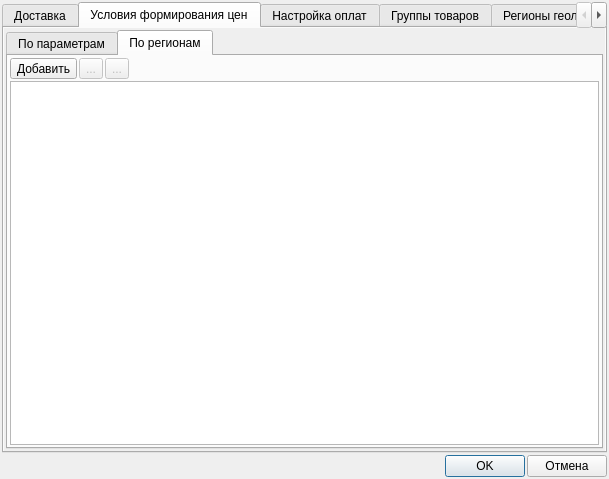
<?xml version="1.0" encoding="UTF-8"?>
<ui version="4.0">
 <class>FormCardDelivery</class>
 <widget class="QDialog" name="FormCardDelivery">
  <property name="geometry">
   <rect>
    <x>0</x>
    <y>0</y>
    <width>609</width>
    <height>479</height>
   </rect>
  </property>
  <property name="windowTitle">
   <string>Карточка типа доставки</string>
  </property>
  <layout class="QVBoxLayout" name="verticalLayout">
   <property name="spacing">
    <number>2</number>
   </property>
   <property name="leftMargin">
    <number>2</number>
   </property>
   <property name="topMargin">
    <number>2</number>
   </property>
   <property name="rightMargin">
    <number>2</number>
   </property>
   <property name="bottomMargin">
    <number>2</number>
   </property>
   <item>
    <widget class="QTabWidget" name="tabWidgetDelivery">
     <property name="autoFillBackground">
      <bool>true</bool>
     </property>
     <property name="tabPosition">
      <enum>QTabWidget::North</enum>
     </property>
     <property name="tabShape">
      <enum>QTabWidget::Rounded</enum>
     </property>
     <property name="currentIndex">
      <number>1</number>
     </property>
     <property name="elideMode">
      <enum>Qt::ElideNone</enum>
     </property>
     <widget class="QWidget" name="tabMain">
      <property name="autoFillBackground">
       <bool>true</bool>
      </property>
      <attribute name="title">
       <string>Доставка</string>
      </attribute>
      <layout class="QGridLayout" name="gridLayout">
       <item row="3" column="0">
        <widget class="QLabel" name="label_4">
         <property name="text">
          <string>Базовая цена</string>
         </property>
        </widget>
       </item>
       <item row="6" column="0">
        <widget class="QLabel" name="label_17">
         <property name="text">
          <string>Дни недели</string>
         </property>
        </widget>
       </item>
       <item row="1" column="1">
        <widget class="QLineEdit" name="lineEditName"/>
       </item>
       <item row="3" column="3" colspan="2">
        <spacer name="horizontalSpacer_2">
         <property name="orientation">
          <enum>Qt::Horizontal</enum>
         </property>
         <property name="sizeHint" stdset="0">
          <size>
           <width>178</width>
           <height>20</height>
          </size>
         </property>
        </spacer>
       </item>
       <item row="2" column="3" colspan="2">
        <spacer name="horizontalSpacer">
         <property name="orientation">
          <enum>Qt::Horizontal</enum>
         </property>
         <property name="sizeHint" stdset="0">
          <size>
           <width>178</width>
           <height>20</height>
          </size>
         </property>
        </spacer>
       </item>
       <item row="11" column="1" colspan="4">
        <widget class="QPlainTextEdit" name="plainTextEditNote"/>
       </item>
       <item row="12" column="0">
        <widget class="QLabel" name="label_7">
         <property name="text">
          <string>Активная</string>
         </property>
        </widget>
       </item>
       <item row="0" column="0">
        <widget class="QLabel" name="label">
         <property name="text">
          <string>Тип доставки</string>
         </property>
        </widget>
       </item>
       <item row="3" column="1">
        <widget class="QLineEdit" name="lineEditPrice">
         <property name="toolTip">
          <string>Базовая цена (используется как основание при формировании итоговой цены)</string>
         </property>
         <property name="text">
          <string>0</string>
         </property>
         <property name="alignment">
          <set>Qt::AlignRight|Qt::AlignTrailing|Qt::AlignVCenter</set>
         </property>
        </widget>
       </item>
       <item row="12" column="1">
        <widget class="QCheckBox" name="checkBoxIsActive">
         <property name="text">
          <string/>
         </property>
         <property name="checked">
          <bool>true</bool>
         </property>
        </widget>
       </item>
       <item row="10" column="1">
        <widget class="QCheckBox" name="checkBoxNeedAddress">
         <property name="text">
          <string/>
         </property>
        </widget>
       </item>
       <item row="2" column="1">
        <widget class="QLineEdit" name="lineEditPeriod">
         <property name="text">
          <string>0</string>
         </property>
         <property name="alignment">
          <set>Qt::AlignRight|Qt::AlignTrailing|Qt::AlignVCenter</set>
         </property>
        </widget>
       </item>
       <item row="11" column="0">
        <widget class="QLabel" name="label_6">
         <property name="text">
          <string>Примечание</string>
         </property>
        </widget>
       </item>
       <item row="10" column="0">
        <widget class="QLabel" name="label_21">
         <property name="text">
          <string>Требовать адрес</string>
         </property>
        </widget>
       </item>
       <item row="7" column="1">
        <widget class="QComboBox" name="comboBoxCurrencies"/>
       </item>
       <item row="6" column="4">
        <spacer name="horizontalSpacer_8">
         <property name="orientation">
          <enum>Qt::Horizontal</enum>
         </property>
         <property name="sizeHint" stdset="0">
          <size>
           <width>99</width>
           <height>20</height>
          </size>
         </property>
        </spacer>
       </item>
       <item row="9" column="0">
        <widget class="QLabel" name="label_20">
         <property name="text">
          <string>Макс. объем</string>
         </property>
        </widget>
       </item>
       <item row="7" column="0">
        <widget class="QLabel" name="label_18">
         <property name="text">
          <string>Валюта</string>
         </property>
        </widget>
       </item>
       <item row="6" column="1" colspan="3">
        <layout class="QHBoxLayout" name="horizontalLayout_2">
         <property name="spacing">
          <number>0</number>
         </property>
         <item>
          <widget class="QCheckBox" name="checkBoxMonday">
           <property name="sizePolicy">
            <sizepolicy hsizetype="Fixed" vsizetype="Fixed">
             <horstretch>0</horstretch>
             <verstretch>0</verstretch>
            </sizepolicy>
           </property>
           <property name="text">
            <string>Пн.</string>
           </property>
           <property name="checked">
            <bool>true</bool>
           </property>
           <property name="tristate">
            <bool>false</bool>
           </property>
          </widget>
         </item>
         <item>
          <widget class="QCheckBox" name="checkBoxTuesday">
           <property name="sizePolicy">
            <sizepolicy hsizetype="Fixed" vsizetype="Fixed">
             <horstretch>0</horstretch>
             <verstretch>0</verstretch>
            </sizepolicy>
           </property>
           <property name="text">
            <string>Вт.</string>
           </property>
           <property name="checked">
            <bool>true</bool>
           </property>
           <property name="tristate">
            <bool>false</bool>
           </property>
          </widget>
         </item>
         <item>
          <widget class="QCheckBox" name="checkBoxWednesday">
           <property name="sizePolicy">
            <sizepolicy hsizetype="Fixed" vsizetype="Fixed">
             <horstretch>0</horstretch>
             <verstretch>0</verstretch>
            </sizepolicy>
           </property>
           <property name="text">
            <string>Ср.</string>
           </property>
           <property name="checked">
            <bool>true</bool>
           </property>
           <property name="tristate">
            <bool>false</bool>
           </property>
          </widget>
         </item>
         <item>
          <widget class="QCheckBox" name="checkBoxThursday">
           <property name="sizePolicy">
            <sizepolicy hsizetype="Fixed" vsizetype="Fixed">
             <horstretch>0</horstretch>
             <verstretch>0</verstretch>
            </sizepolicy>
           </property>
           <property name="text">
            <string>Чт.</string>
           </property>
           <property name="checked">
            <bool>true</bool>
           </property>
           <property name="tristate">
            <bool>false</bool>
           </property>
          </widget>
         </item>
         <item>
          <widget class="QCheckBox" name="checkBoxFriday">
           <property name="sizePolicy">
            <sizepolicy hsizetype="Fixed" vsizetype="Fixed">
             <horstretch>0</horstretch>
             <verstretch>0</verstretch>
            </sizepolicy>
           </property>
           <property name="text">
            <string>Пт.</string>
           </property>
           <property name="checked">
            <bool>true</bool>
           </property>
           <property name="tristate">
            <bool>false</bool>
           </property>
          </widget>
         </item>
         <item>
          <widget class="QCheckBox" name="checkBoxSaturday">
           <property name="sizePolicy">
            <sizepolicy hsizetype="Fixed" vsizetype="Fixed">
             <horstretch>0</horstretch>
             <verstretch>0</verstretch>
            </sizepolicy>
           </property>
           <property name="text">
            <string>Сб.</string>
           </property>
           <property name="checked">
            <bool>true</bool>
           </property>
           <property name="tristate">
            <bool>false</bool>
           </property>
          </widget>
         </item>
         <item>
          <widget class="QCheckBox" name="checkBoxSunday">
           <property name="sizePolicy">
            <sizepolicy hsizetype="Fixed" vsizetype="Fixed">
             <horstretch>0</horstretch>
             <verstretch>0</verstretch>
            </sizepolicy>
           </property>
           <property name="text">
            <string>Вс.</string>
           </property>
           <property name="checked">
            <bool>true</bool>
           </property>
           <property name="tristate">
            <bool>false</bool>
           </property>
          </widget>
         </item>
        </layout>
       </item>
       <item row="9" column="3" colspan="2">
        <spacer name="horizontalSpacer_11">
         <property name="orientation">
          <enum>Qt::Horizontal</enum>
         </property>
         <property name="sizeHint" stdset="0">
          <size>
           <width>212</width>
           <height>17</height>
          </size>
         </property>
        </spacer>
       </item>
       <item row="9" column="1" colspan="2">
        <layout class="QHBoxLayout" name="horizontalLayout_4">
         <item>
          <widget class="QLineEdit" name="lineEditMaxVolume">
           <property name="text">
            <string>0</string>
           </property>
           <property name="alignment">
            <set>Qt::AlignRight|Qt::AlignTrailing|Qt::AlignVCenter</set>
           </property>
          </widget>
         </item>
         <item>
          <widget class="QLabel" name="label_23">
           <property name="text">
            <string>(см3)</string>
           </property>
          </widget>
         </item>
        </layout>
       </item>
       <item row="8" column="3" colspan="2">
        <spacer name="horizontalSpacer_10">
         <property name="orientation">
          <enum>Qt::Horizontal</enum>
         </property>
         <property name="sizeHint" stdset="0">
          <size>
           <width>212</width>
           <height>17</height>
          </size>
         </property>
        </spacer>
       </item>
       <item row="0" column="1">
        <widget class="QComboBox" name="comboBoxType"/>
       </item>
       <item row="8" column="1" colspan="2">
        <layout class="QHBoxLayout" name="horizontalLayout_3">
         <item>
          <widget class="QLineEdit" name="lineEditMaxWeight">
           <property name="text">
            <string>0</string>
           </property>
           <property name="alignment">
            <set>Qt::AlignRight|Qt::AlignTrailing|Qt::AlignVCenter</set>
           </property>
          </widget>
         </item>
         <item>
          <widget class="QLabel" name="label_22">
           <property name="text">
            <string>(гр.)</string>
           </property>
          </widget>
         </item>
        </layout>
       </item>
       <item row="0" column="4">
        <spacer name="horizontalSpacer_12">
         <property name="orientation">
          <enum>Qt::Horizontal</enum>
         </property>
         <property name="sizeHint" stdset="0">
          <size>
           <width>40</width>
           <height>20</height>
          </size>
         </property>
        </spacer>
       </item>
       <item row="2" column="0">
        <widget class="QLabel" name="label_3">
         <property name="text">
          <string>Время в пути (дней)</string>
         </property>
        </widget>
       </item>
       <item row="7" column="3" colspan="2">
        <spacer name="horizontalSpacer_9">
         <property name="orientation">
          <enum>Qt::Horizontal</enum>
         </property>
         <property name="sizeHint" stdset="0">
          <size>
           <width>212</width>
           <height>17</height>
          </size>
         </property>
        </spacer>
       </item>
       <item row="4" column="0">
        <widget class="QLabel" name="label_5">
         <property name="text">
          <string>Для одной позиции</string>
         </property>
        </widget>
       </item>
       <item row="4" column="2" colspan="3">
        <spacer name="horizontalSpacer_3">
         <property name="orientation">
          <enum>Qt::Horizontal</enum>
         </property>
         <property name="sizeHint" stdset="0">
          <size>
           <width>178</width>
           <height>20</height>
          </size>
         </property>
        </spacer>
       </item>
       <item row="8" column="0">
        <widget class="QLabel" name="label_19">
         <property name="text">
          <string>Макс. вес</string>
         </property>
        </widget>
       </item>
       <item row="1" column="0">
        <widget class="QLabel" name="label_2">
         <property name="text">
          <string>Наименование</string>
         </property>
        </widget>
       </item>
       <item row="4" column="1">
        <widget class="QCheckBox" name="checkBoxOnePosition">
         <property name="text">
          <string/>
         </property>
        </widget>
       </item>
      </layout>
     </widget>
     <widget class="QWidget" name="tabConditions">
      <property name="autoFillBackground">
       <bool>true</bool>
      </property>
      <attribute name="title">
       <string>Условия формирования цен</string>
      </attribute>
      <layout class="QVBoxLayout" name="verticalLayout_5">
       <property name="spacing">
        <number>2</number>
       </property>
       <property name="leftMargin">
        <number>2</number>
       </property>
       <property name="topMargin">
        <number>2</number>
       </property>
       <property name="rightMargin">
        <number>2</number>
       </property>
       <property name="bottomMargin">
        <number>2</number>
       </property>
       <item>
        <widget class="QTabWidget" name="tabWidget">
         <property name="currentIndex">
          <number>1</number>
         </property>
         <widget class="QWidget" name="tabConditionsParameters">
          <attribute name="title">
           <string>По параметрам</string>
          </attribute>
          <layout class="QVBoxLayout" name="verticalLayout_2">
           <property name="spacing">
            <number>2</number>
           </property>
           <property name="leftMargin">
            <number>2</number>
           </property>
           <property name="topMargin">
            <number>2</number>
           </property>
           <property name="rightMargin">
            <number>2</number>
           </property>
           <property name="bottomMargin">
            <number>2</number>
           </property>
           <item>
            <layout class="QHBoxLayout" name="horizontalLayout_5">
             <property name="spacing">
              <number>2</number>
             </property>
             <item>
              <widget class="QToolButton" name="toolButtonAddCondition">
               <property name="toolTip">
                <string>Создать новое условие</string>
               </property>
               <property name="text">
                <string>Добавить</string>
               </property>
               <property name="icon">
                <iconset resource="../../res.qrc">
                 <normaloff>:/32/icons/32x32/add.png</normaloff>:/32/icons/32x32/add.png</iconset>
               </property>
               <property name="iconSize">
                <size>
                 <width>24</width>
                 <height>24</height>
                </size>
               </property>
               <property name="toolButtonStyle">
                <enum>Qt::ToolButtonTextBesideIcon</enum>
               </property>
              </widget>
             </item>
             <item>
              <widget class="QToolButton" name="toolButtonEditCondition">
               <property name="enabled">
                <bool>false</bool>
               </property>
               <property name="toolTip">
                <string>Изменить выбранное условие</string>
               </property>
               <property name="text">
                <string>...</string>
               </property>
               <property name="icon">
                <iconset resource="../../res.qrc">
                 <normaloff>:/32/icons/32x32/edit.png</normaloff>:/32/icons/32x32/edit.png</iconset>
               </property>
               <property name="iconSize">
                <size>
                 <width>24</width>
                 <height>24</height>
                </size>
               </property>
              </widget>
             </item>
             <item>
              <widget class="QToolButton" name="toolButtonDelCondition">
               <property name="enabled">
                <bool>false</bool>
               </property>
               <property name="toolTip">
                <string>Удалить выбранные условия</string>
               </property>
               <property name="text">
                <string>...</string>
               </property>
               <property name="icon">
                <iconset resource="../../res.qrc">
                 <normaloff>:/32/icons/32x32/delete.png</normaloff>:/32/icons/32x32/delete.png</iconset>
               </property>
               <property name="iconSize">
                <size>
                 <width>24</width>
                 <height>24</height>
                </size>
               </property>
              </widget>
             </item>
             <item>
              <spacer name="horizontalSpacer_5">
               <property name="orientation">
                <enum>Qt::Horizontal</enum>
               </property>
               <property name="sizeHint" stdset="0">
                <size>
                 <width>40</width>
                 <height>20</height>
                </size>
               </property>
              </spacer>
             </item>
            </layout>
           </item>
           <item>
            <widget class="QTableView" name="tableViewConditions"/>
           </item>
          </layout>
         </widget>
         <widget class="QWidget" name="tabConditionsRegions">
          <attribute name="title">
           <string>По регионам</string>
          </attribute>
          <layout class="QVBoxLayout" name="verticalLayout_4">
           <property name="spacing">
            <number>2</number>
           </property>
           <property name="leftMargin">
            <number>2</number>
           </property>
           <property name="topMargin">
            <number>2</number>
           </property>
           <property name="rightMargin">
            <number>2</number>
           </property>
           <property name="bottomMargin">
            <number>2</number>
           </property>
           <item>
            <layout class="QHBoxLayout" name="horizontalLayout_6">
             <property name="spacing">
              <number>2</number>
             </property>
             <item>
              <widget class="QToolButton" name="toolButtonAddCondtitionRegion">
               <property name="toolTip">
                <string>Добавить регион</string>
               </property>
               <property name="text">
                <string>Добавить</string>
               </property>
               <property name="icon">
                <iconset resource="../../res.qrc">
                 <normaloff>:/32/icons/32x32/add.png</normaloff>:/32/icons/32x32/add.png</iconset>
               </property>
               <property name="iconSize">
                <size>
                 <width>24</width>
                 <height>24</height>
                </size>
               </property>
               <property name="toolButtonStyle">
                <enum>Qt::ToolButtonTextBesideIcon</enum>
               </property>
              </widget>
             </item>
             <item>
              <widget class="QToolButton" name="toolButtonEditConditionRegion">
               <property name="enabled">
                <bool>false</bool>
               </property>
               <property name="toolTip">
                <string>Удалить регион</string>
               </property>
               <property name="text">
                <string>...</string>
               </property>
               <property name="icon">
                <iconset resource="../../res.qrc">
                 <normaloff>:/32/icons/32x32/edit.png</normaloff>:/32/icons/32x32/edit.png</iconset>
               </property>
               <property name="iconSize">
                <size>
                 <width>24</width>
                 <height>24</height>
                </size>
               </property>
              </widget>
             </item>
             <item>
              <widget class="QToolButton" name="toolButtonDelConditionRegion">
               <property name="enabled">
                <bool>false</bool>
               </property>
               <property name="toolTip">
                <string>Удалить регион</string>
               </property>
               <property name="text">
                <string>...</string>
               </property>
               <property name="icon">
                <iconset resource="../../res.qrc">
                 <normaloff>:/32/icons/32x32/delete.png</normaloff>:/32/icons/32x32/delete.png</iconset>
               </property>
               <property name="iconSize">
                <size>
                 <width>24</width>
                 <height>24</height>
                </size>
               </property>
              </widget>
             </item>
             <item>
              <spacer name="horizontalSpacer_6">
               <property name="orientation">
                <enum>Qt::Horizontal</enum>
               </property>
               <property name="sizeHint" stdset="0">
                <size>
                 <width>40</width>
                 <height>20</height>
                </size>
               </property>
              </spacer>
             </item>
            </layout>
           </item>
           <item>
            <widget class="QTreeView" name="treeViewConditionsRegions">
             <property name="rootIsDecorated">
              <bool>false</bool>
             </property>
             <property name="itemsExpandable">
              <bool>false</bool>
             </property>
             <property name="sortingEnabled">
              <bool>true</bool>
             </property>
             <attribute name="headerDefaultSectionSize">
              <number>200</number>
             </attribute>
             <attribute name="headerStretchLastSection">
              <bool>false</bool>
             </attribute>
            </widget>
           </item>
          </layout>
         </widget>
        </widget>
       </item>
      </layout>
     </widget>
     <widget class="QWidget" name="tabPayments">
      <property name="autoFillBackground">
       <bool>true</bool>
      </property>
      <attribute name="title">
       <string>Настройка оплат</string>
      </attribute>
      <layout class="QGridLayout" name="gridLayout_2">
       <property name="leftMargin">
        <number>2</number>
       </property>
       <property name="topMargin">
        <number>2</number>
       </property>
       <property name="rightMargin">
        <number>2</number>
       </property>
       <property name="bottomMargin">
        <number>2</number>
       </property>
       <property name="spacing">
        <number>2</number>
       </property>
       <item row="0" column="0">
        <widget class="QTreeView" name="treeViewPaySystems"/>
       </item>
      </layout>
     </widget>
     <widget class="QWidget" name="tabGroups">
      <property name="autoFillBackground">
       <bool>true</bool>
      </property>
      <attribute name="title">
       <string>Группы товаров</string>
      </attribute>
      <layout class="QGridLayout" name="gridLayout_3">
       <property name="leftMargin">
        <number>2</number>
       </property>
       <property name="topMargin">
        <number>2</number>
       </property>
       <property name="rightMargin">
        <number>2</number>
       </property>
       <property name="bottomMargin">
        <number>2</number>
       </property>
       <property name="spacing">
        <number>4</number>
       </property>
       <item row="0" column="0" colspan="2">
        <widget class="QTreeView" name="treeViewGroups"/>
       </item>
      </layout>
     </widget>
     <widget class="QWidget" name="tabGeoLocation">
      <property name="autoFillBackground">
       <bool>true</bool>
      </property>
      <attribute name="title">
       <string>Регионы геолокации</string>
      </attribute>
      <layout class="QVBoxLayout" name="verticalLayout_3">
       <property name="spacing">
        <number>2</number>
       </property>
       <property name="leftMargin">
        <number>2</number>
       </property>
       <property name="topMargin">
        <number>2</number>
       </property>
       <property name="rightMargin">
        <number>2</number>
       </property>
       <property name="bottomMargin">
        <number>2</number>
       </property>
       <item>
        <layout class="QHBoxLayout" name="horizontalLayout_7">
         <property name="spacing">
          <number>2</number>
         </property>
         <item>
          <widget class="QToolButton" name="toolButtonAddGeo">
           <property name="toolTip">
            <string>Добавить регион</string>
           </property>
           <property name="text">
            <string>Добавить</string>
           </property>
           <property name="icon">
            <iconset resource="../../res.qrc">
             <normaloff>:/32/icons/32x32/add.png</normaloff>:/32/icons/32x32/add.png</iconset>
           </property>
           <property name="iconSize">
            <size>
             <width>24</width>
             <height>24</height>
            </size>
           </property>
           <property name="toolButtonStyle">
            <enum>Qt::ToolButtonTextBesideIcon</enum>
           </property>
          </widget>
         </item>
         <item>
          <widget class="QToolButton" name="toolButtonEditGeo">
           <property name="enabled">
            <bool>false</bool>
           </property>
           <property name="toolTip">
            <string>Удалить регион</string>
           </property>
           <property name="text">
            <string>...</string>
           </property>
           <property name="icon">
            <iconset resource="../../res.qrc">
             <normaloff>:/32/icons/32x32/edit.png</normaloff>:/32/icons/32x32/edit.png</iconset>
           </property>
           <property name="iconSize">
            <size>
             <width>24</width>
             <height>24</height>
            </size>
           </property>
          </widget>
         </item>
         <item>
          <widget class="QToolButton" name="toolButtonDelGeo">
           <property name="enabled">
            <bool>false</bool>
           </property>
           <property name="toolTip">
            <string>Удалить регион</string>
           </property>
           <property name="text">
            <string>...</string>
           </property>
           <property name="icon">
            <iconset resource="../../res.qrc">
             <normaloff>:/32/icons/32x32/delete.png</normaloff>:/32/icons/32x32/delete.png</iconset>
           </property>
           <property name="iconSize">
            <size>
             <width>24</width>
             <height>24</height>
            </size>
           </property>
          </widget>
         </item>
         <item>
          <spacer name="horizontalSpacer_7">
           <property name="orientation">
            <enum>Qt::Horizontal</enum>
           </property>
           <property name="sizeHint" stdset="0">
            <size>
             <width>40</width>
             <height>20</height>
            </size>
           </property>
          </spacer>
         </item>
        </layout>
       </item>
       <item>
        <widget class="QTreeView" name="treeViewGeo">
         <property name="rootIsDecorated">
          <bool>false</bool>
         </property>
         <property name="itemsExpandable">
          <bool>false</bool>
         </property>
         <attribute name="headerDefaultSectionSize">
          <number>200</number>
         </attribute>
         <attribute name="headerStretchLastSection">
          <bool>true</bool>
         </attribute>
        </widget>
       </item>
      </layout>
     </widget>
    </widget>
   </item>
   <item>
    <layout class="QHBoxLayout" name="horizontalLayout">
     <item>
      <spacer name="horizontalSpacer_4">
       <property name="orientation">
        <enum>Qt::Horizontal</enum>
       </property>
       <property name="sizeHint" stdset="0">
        <size>
         <width>40</width>
         <height>20</height>
        </size>
       </property>
      </spacer>
     </item>
     <item>
      <widget class="QPushButton" name="pushButtonOk">
       <property name="sizePolicy">
        <sizepolicy hsizetype="Preferred" vsizetype="Preferred">
         <horstretch>0</horstretch>
         <verstretch>0</verstretch>
        </sizepolicy>
       </property>
       <property name="text">
        <string>OK</string>
       </property>
       <property name="iconSize">
        <size>
         <width>20</width>
         <height>20</height>
        </size>
       </property>
      </widget>
     </item>
     <item>
      <widget class="QPushButton" name="pushButtonCancel">
       <property name="sizePolicy">
        <sizepolicy hsizetype="Preferred" vsizetype="Preferred">
         <horstretch>0</horstretch>
         <verstretch>0</verstretch>
        </sizepolicy>
       </property>
       <property name="text">
        <string>Отмена</string>
       </property>
       <property name="iconSize">
        <size>
         <width>20</width>
         <height>20</height>
        </size>
       </property>
      </widget>
     </item>
    </layout>
   </item>
  </layout>
 </widget>
 <resources>
  <include location="../../res.qrc"/>
 </resources>
 <connections/>
</ui>
